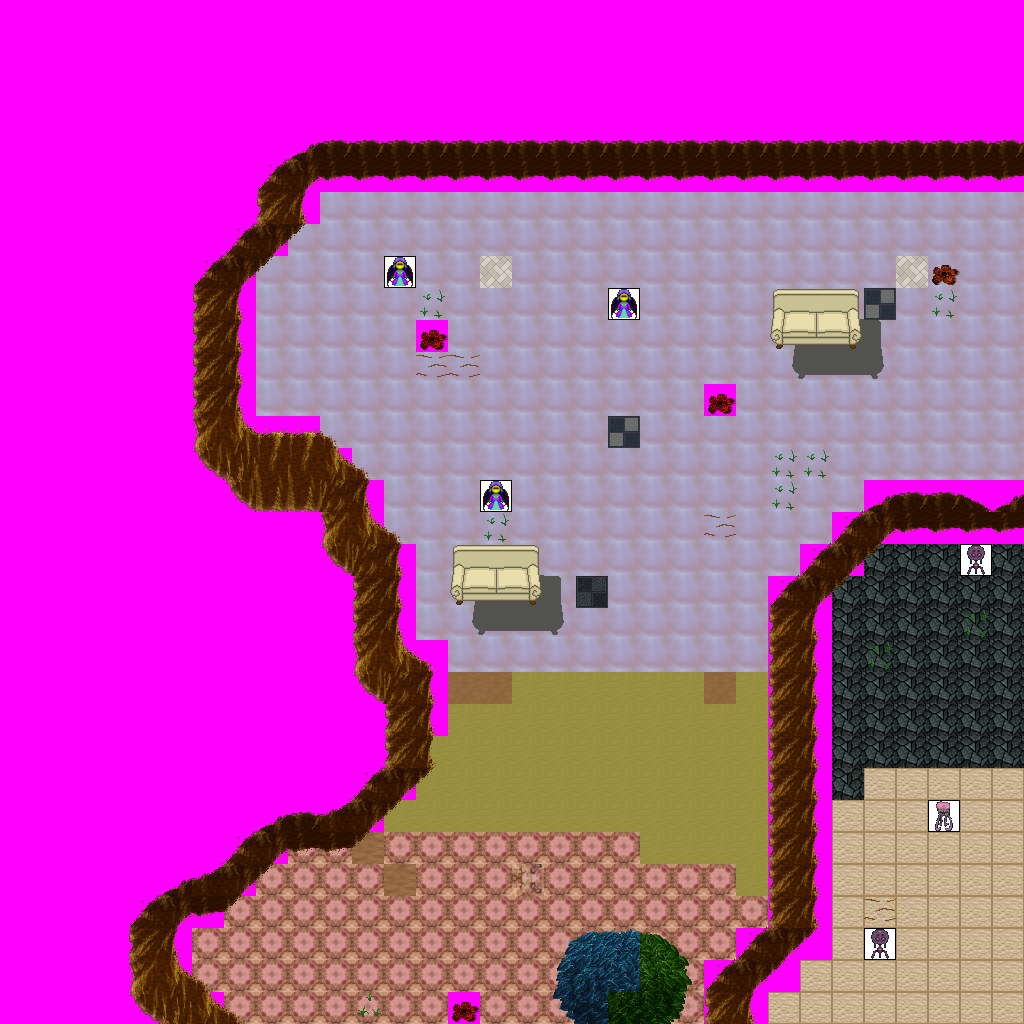

Rendered tile map (Tiled .tmx) drawn with the repository's tilesets; below, a short description and the map source with its tile grids summarised:
An orthogonal 32x32 tile map with 32x32 px tiles, 7 tile layers (Ground, Objects, Above, Walkable, ...), 17 tilesets and 14 objects (7x newmap, from_west_0, from_west_1, from_north_0, from_north_1, ...).

<map version="1.0" orientation="orthogonal" width="32" height="32" tilewidth="32" tileheight="32">
 <tileset firstgid="1" name="ground_ground" tilewidth="32" tileheight="32">
  <image source="../drawable/ground_ground.png" width="96" height="352" />
 </tileset>
 <tileset firstgid="34" name="ground_ridge_earth_dark" tilewidth="32" tileheight="32">
  <image source="../drawable/ground_ridge_earth_dark.png" width="384" height="256" />
 </tileset>
 <tileset firstgid="130" name="ground_grass_edges" tilewidth="32" tileheight="32">
  <image source="../drawable/ground_grass_edges.png" width="384" height="96" />
 </tileset>
 <tileset firstgid="166" name="plant_grasses" tilewidth="32" tileheight="32">
  <image source="../drawable/plant_grasses.png" width="96" height="64" />
 </tileset>
 <tileset firstgid="172" name="plant_tree_tree_blue" tilewidth="32" tileheight="32">
  <image source="../drawable/plant_tree_tree_blue.png" width="160" height="160" />
 </tileset>
 <tileset firstgid="197" name="building_decoration_floor_sparkle" tilewidth="32" tileheight="32">
  <image source="../drawable/building_decoration_floor_sparkle.png" width="96" height="192" />
 </tileset>
 <tileset firstgid="215" name="ground_indoor_oriental_tan_tile" tilewidth="32" tileheight="32">
  <image source="../drawable/ground_indoor_oriental_tan_tile.png" width="32" height="32" />
 </tileset>
 <tileset firstgid="216" name="furniture_carpet_pink_rug" tilewidth="32" tileheight="32">
  <image source="../drawable/furniture_carpet_pink_rug.png" width="96" height="128" />
 </tileset>
 <tileset firstgid="228" name="logic_creature_hybrid" tilewidth="32" tileheight="32">
  <image source="../drawable/logic_creature_hybrid.png" width="256" height="64" />
 </tileset>
 <tileset firstgid="244" name="ground_stone_floors" tilewidth="32" tileheight="32">
  <image source="../drawable/ground_stone_floors.png" width="96" height="64" />
 </tileset>
 <tileset firstgid="250" name="plant_tree_tree_darkgreen" tilewidth="32" tileheight="32">
  <image source="../drawable/plant_tree_tree_darkgreen.png" width="256" height="352" />
 </tileset>
 <tileset firstgid="338" name="plant_bush_bushes" tilewidth="32" tileheight="32">
  <image source="../drawable/plant_bush_bushes.png" width="160" height="64" />
 </tileset>
 <tileset firstgid="348" name="ground_blueblur" tilewidth="32" tileheight="32">
  <image source="../drawable/ground_blueblur.png" width="32" height="32" />
 </tileset>
 <tileset firstgid="349" name="ground_indoor_tiles" tilewidth="32" tileheight="32">
  <image source="../drawable/ground_indoor_tiles.png" width="64" height="128" />
 </tileset>
 <tileset firstgid="357" name="furniture_chair_sofa_cream" tilewidth="32" tileheight="32">
  <image source="../drawable/furniture_chair_sofa_cream.png" width="96" height="64" />
 </tileset>
 <tileset firstgid="363" name="furniture_chair_sofa_shadow" tilewidth="32" tileheight="32">
  <image source="../drawable/furniture_chair_sofa_shadow.png" width="128" height="96" />
 </tileset>
 <tileset firstgid="375" name="walkable_sentinel" tilewidth="32" tileheight="32">
  <image source="../drawable/walkable_sentinel.png" width="32" height="32" />
 </tileset>
 <layer name="Ground" width="32" height="32">
  <data>[1024 cells, 1024 non-empty, 13 distinct tile ids]</data>
 </layer>
 <layer name="Objects" width="32" height="32">
  <data>[1024 cells, 0 non-empty, 0 distinct tile ids]</data>
 </layer>
 <layer name="Above" width="32" height="32">
  <data>[1024 cells, 16 non-empty, 16 distinct tile ids]</data>
 </layer>
 <layer name="Walkable" width="32" height="32">
  <data>[1024 cells, 504 non-empty, 1 distinct tile ids]</data>
 </layer>
 <layer name="Objects_stendhal" width="32" height="32">
  <data>[1024 cells, 226 non-empty, 36 distinct tile ids]</data>
 </layer>
 <layer name="Above_stendhal" width="32" height="32">
  <data>[1024 cells, 12 non-empty, 6 distinct tile ids]</data>
 </layer>
 <layer name="Objects_stendhal2" width="32" height="32">
  <data>[1024 cells, 6 non-empty, 3 distinct tile ids]</data>
 </layer>
 <objectgroup name="Mapevents" width="32" height="32">
  <object name="exit_east_0" type="newmap" x="992" y="192" width="32" height="288">
   <properties>
    <property name="map" value="interiors_abstract_dreamscape_x1_y0" />
    <property name="place" value="from_east_0" />
   </properties>
  </object>
  <object name="exit_east_1" type="newmap" x="992" y="544" width="32" height="480">
   <properties>
    <property name="map" value="interiors_abstract_dreamscape_x1_y0" />
    <property name="place" value="from_east_1" />
   </properties>
  </object>
  <object name="exit_south_0" type="newmap" x="256" y="992" width="192" height="32">
   <properties>
    <property name="map" value="interiors_abstract_dreamscape_x0_y1" />
    <property name="place" value="from_south_0" />
   </properties>
  </object>
  <object name="exit_south_1" type="newmap" x="480" y="992" width="96" height="32">
   <properties>
    <property name="map" value="interiors_abstract_dreamscape_x0_y1" />
    <property name="place" value="from_south_1" />
   </properties>
  </object>
  <object name="exit_south_2" type="newmap" x="672" y="992" width="32" height="32">
   <properties>
    <property name="map" value="interiors_abstract_dreamscape_x0_y1" />
    <property name="place" value="from_south_2" />
   </properties>
  </object>
  <object name="exit_south_3" type="newmap" x="768" y="992" width="96" height="32">
   <properties>
    <property name="map" value="interiors_abstract_dreamscape_x0_y1" />
    <property name="place" value="from_south_3" />
   </properties>
  </object>
  <object name="exit_south_4" type="newmap" x="928" y="992" width="96" height="32">
   <properties>
    <property name="map" value="interiors_abstract_dreamscape_x0_y1" />
    <property name="place" value="from_south_4" />
   </properties>
  </object>
 </objectgroup>
 <objectgroup name="Spawn" width="32" height="32">
  <object name="from_west_0" x="992" y="320" width="32" height="32" />
  <object name="from_west_1" x="992" y="768" width="32" height="32" />
  <object name="from_north_0" x="352" y="992" width="32" height="32" />
  <object name="from_north_1" x="512" y="992" width="32" height="32" />
  <object name="from_north_2" x="672" y="992" width="32" height="32" />
  <object name="from_north_3" x="800" y="992" width="32" height="32" />
  <object name="from_north_4" x="960" y="992" width="32" height="32" />
 </objectgroup>
 <objectgroup name="Keys" width="32" height="32" />
 <objectgroup name="Replace" width="32" height="32" />
</map>
